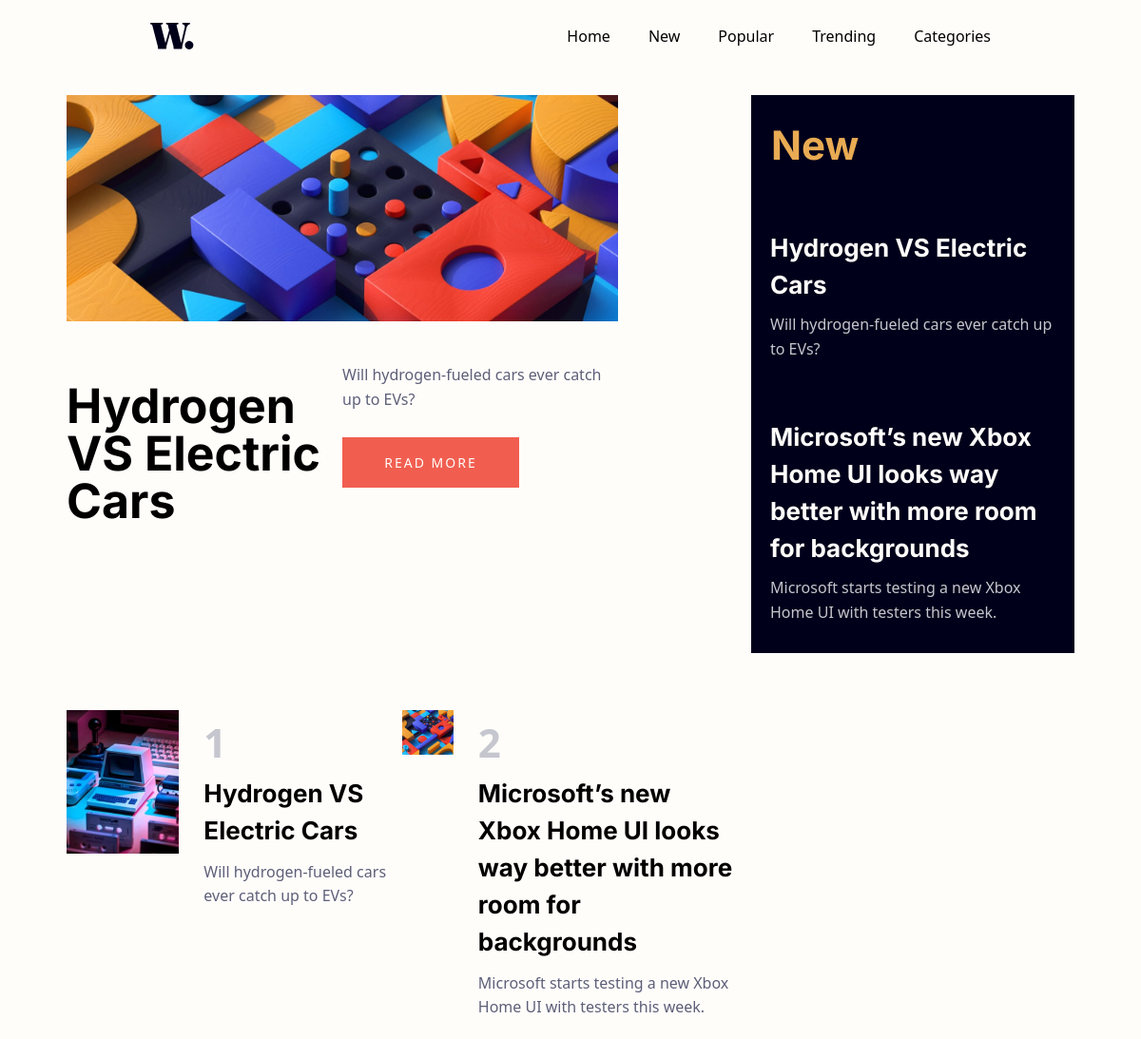
/, run on an earlier commit of the app's database.
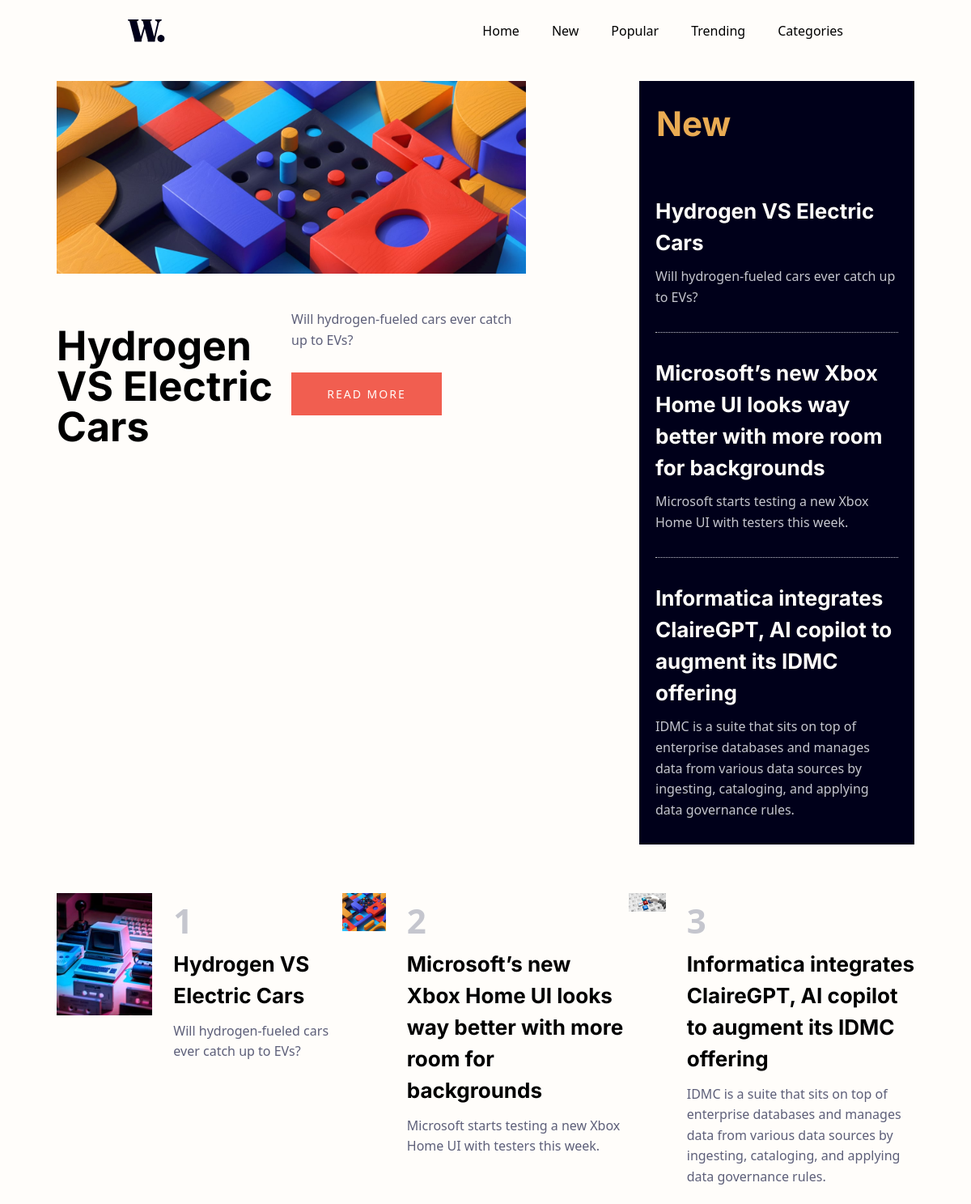
And on a later commit of the database.
### listings/models.py (models this page shows, shortened)
class Listing(models.Model):
    title = models.CharField(max_length=150)
    subtitle = models.CharField(max_length=200)
    date = models.DateField(default=datetime.now)
    author = models.CharField(max_length=20)
    content = models.CharField(max_length=300)
    image = models.ImageField()
    viewCount = models.IntegerField(default=0,editable=False)# Upon creation the views will be 0

### core/views.py (the view)
# urls.py: path('', index , name='index'),
def index(request):
    listings = Listing.objects.all()
    popular_lists = Listing.objects.all().order_by('-viewCount')
    context = {
        'listings': listings,
        'popular_lists' : popular_lists
    }
    return render(request, 'core/index.html', context)

### core/templates/core/index.html (shortened to what this page needs)
{% extends 'core/base.html' %}
{% load static %}
{% block hero %}
<section class="section hero" aria-label="home">
    <div class="container">
      {% for listing in listings|slice:":1"  %}
      <div class="hero-banner">
        <figure class="img-holder desktop" style="--width : 300; --height:600;">
          <img src="{% static 'assets/images/image-web-3-desktop.jpg' %}" width="300" height="600" alt="hero-banner" class="img-cover">
        </figure>
      </div>
      <div class="hero-content">
        <h1 class="h1 hero-title">
          {{listing.title}}
        </h1>
        <div class="wrapper">
            <p class="hero-subtext">
              {{listing.subtitle}}
            </p>
            <a href="/listings/{{ listing.id }}/" class="btn btn-primary">Read more</a>
        </div>
        {% endfor %}
      </div>
    </div>
</section>
{% endblock hero %}
{% block new %}
<section class="section new" aria-labelledby="new-label">
    <div class="container">
      <div class="new-wrapper">
        <h2 class="h2 section-title">New</h2>
        <ul class="grid-list">
            {% for listing in listings %}
          <li>
            <div class="new-card">
              <a href="/listings/{{ listing.id }}/" class="h4 card-title">{{listing.title}}</a>
              <p class="card-subtext">
                {{listing.subtitle}}
              </p>
            </div>
          </li>
            {% endfor %}
        </ul>
      </div>
    </div>
</section>
{% endblock new%}
{% block popular %}
<section class="section popular" aria-labelledby="popular-label">
    <div class="container">
      <ul class="grid-list">
        {% for popular in popular_lists   %}
        <li>
          <div class="popular-card">
            <figure class="card-img img-holder" style="--width:200;--height:254">
              <img src="{{ popular.image.url }}" width="200" height="254" loading="lazy" alt="image-retro-pcs">
            </figure>
            <div>
              <p class="card-subtitle">{{ forloop.counter }}</p>
              <a href="/listings/{{ popular.id }}/"><h3 class="h3 card-title">{{popular.title}}</h3></a>
              <p class="card-subtext">
                {{popular.subtitle}}
              </p>
            </div>
          </div>
        </li>
        {% endfor %}
      </ul>
    </div>
  </section>
{% endblock popular%}

### core/templates/core/base.html (shortened to what this page needs)
{% load static %}
<!DOCTYPE html>
<html lang="en">
<head>
    <script src="https://cdn.tailwindcss.com"></script>
    <link rel="stylesheet" href="{% static 'assets/css/style.css' %}">
</head>
</head>
<body>
  <header class="header" data-header>
    <div class="container">
        <a href="#" class="logo">
            <img src="{% static 'assets/images/logo.svg' %}" alt="News home" width="46" height="26">
        </a>
        <nav class="navbar" data-navbar>
            <ul class="navbar-list">
                <li>
                  <a href="#" class="navbar-link">Home</a>
                </li>
                <li>
                  <a href="#" class="navbar-link">New</a>
                </li>
                <li>
                  <a href="#" class="navbar-link">Popular</a>
                </li>
                <li>
                  <a href="#" class="navbar-link">Trending</a>
                </li>
                <li>
                  <a href="#" class="navbar-link">Categories</a>
                </li>
            </ul>
        </nav>
    </div>
  </header>
  <main>
    <article>
        {% block hero %}
        {% endblock hero %}
        {% block new %}
        {% endblock new %}
        {% block popular %}
        {% endblock popular %}
    </article>
  </main>
</body>
</html>

What changed in the data, as far as the page shows it:
added Listing: title "Informatica integrates ClaireGPT, AI copilot to augment its IDMC offering", subtitle "IDMC is a suite that sits on top of enterprise databases and manages data from various data sources by ingesting, cataloging, and applying data governance rules.", image (picture)
